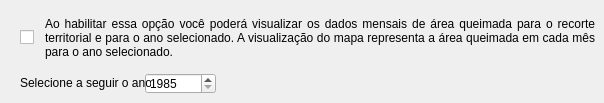
     <widget class="QWidget" name="Fire_monthly">
      <attribute name="title">
       <string>Ocorrência de fogo mensal</string>
      </attribute>
      <widget class="QSpinBox" name="FireMonthlyYear">
       <property name="geometry">
        <rect>
         <x>145</x>
         <y>73</y>
         <width>71</width>
         <height>21</height>
        </rect>
       </property>
       <property name="minimum">
        <number>1985</number>
       </property>
       <property name="maximum">
        <number>2999</number>
       </property>
       <property name="value">
        <number>1985</number>
       </property>
      </widget>
      <widget class="QCheckBox" name="check_fire_Monthly">
       <property name="enabled">
        <bool>true</bool>
       </property>
       <property name="geometry">
        <rect>
         <x>20</x>
         <y>22</y>
         <width>21</width>
         <height>31</height>
        </rect>
       </property>
       <property name="font">
        <font>
         <strikeout>false</strikeout>
         <stylestrategy>PreferDefault</stylestrategy>
         <kerning>false</kerning>
        </font>
       </property>
       <property name="mouseTracking">
        <bool>true</bool>
       </property>
       <property name="contextMenuPolicy">
        <enum>Qt::DefaultContextMenu</enum>
       </property>
       <property name="acceptDrops">
        <bool>false</bool>
       </property>
       <property name="layoutDirection">
        <enum>Qt::LeftToRight</enum>
       </property>
       <property name="autoFillBackground">
        <bool>false</bool>
       </property>
       <property name="inputMethodHints">
        <set>Qt::ImhNone</set>
       </property>
       <property name="text">
        <string/>
       </property>
       <property name="checked">
        <bool>false</bool>
       </property>
       <property name="tristate">
        <bool>false</bool>
       </property>
      </widget>
      <widget class="QLabel" name="SelecioneProduto_fire_accumulated_7">
       <property name="geometry">
        <rect>
         <x>45</x>
         <y>12</y>
         <width>550</width>
         <height>51</height>
        </rect>
       </property>
       <property name="text">
        <string>Ao habilitar essa opção você poderá visualizar os dados mensais de área queimada para o recorte territorial e para o ano selecionado. A visualização do mapa representa a área queimada em cada mês para o ano selecionado.</string>
       </property>
       <property name="alignment">
        <set>Qt::AlignJustify|Qt::AlignVCenter</set>
       </property>
       <property name="wordWrap">
        <bool>true</bool>
       </property>
      </widget>
      <widget class="QLabel" name="Selecioneanoaseguir_2">
       <property name="geometry">
        <rect>
         <x>20</x>
         <y>72</y>
         <width>131</width>
         <height>21</height>
        </rect>
       </property>
       <property name="text">
        <string>Selecione a seguir o ano:</string>
       </property>
       <property name="alignment">
        <set>Qt::AlignLeading|Qt::AlignLeft|Qt::AlignVCenter</set>
       </property>
      </widget>
     </widget>
